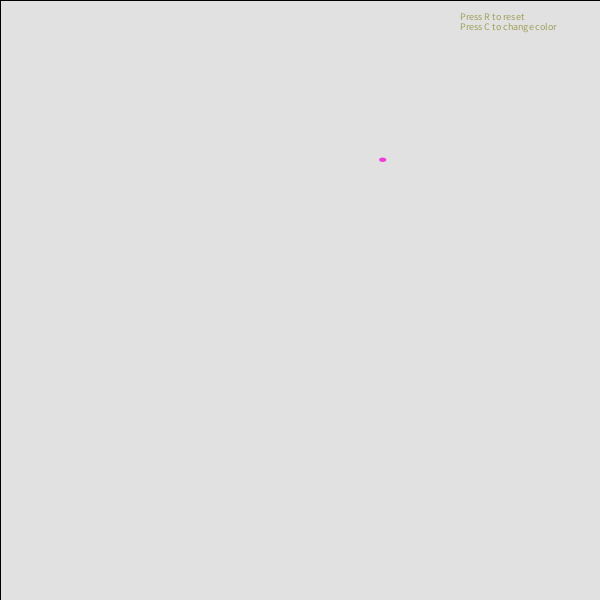
Frame 1 (no input)
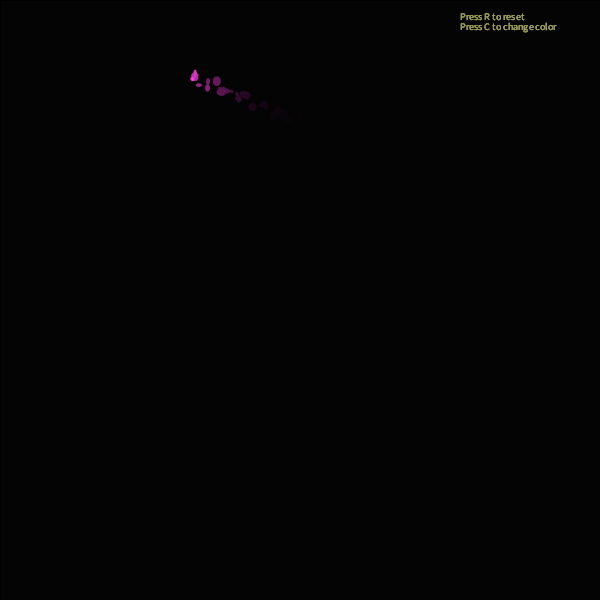
Frame 60 (the mouse pressed at the canvas centre just before this capture)
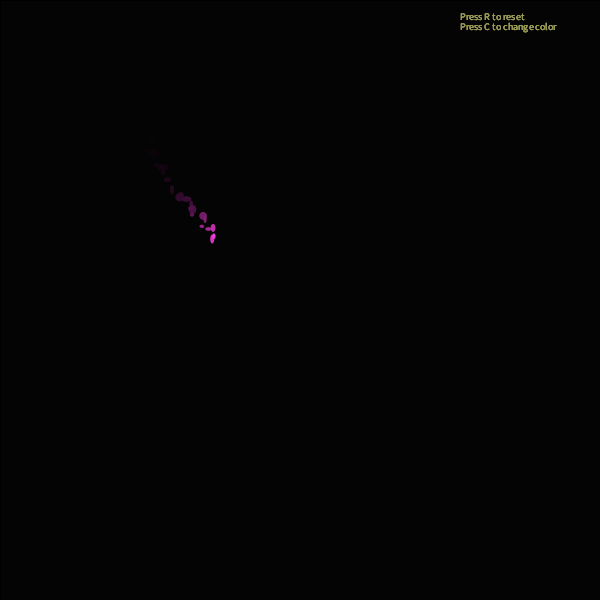
Frame 120 (the mouse held since frame 60 and released just before this capture)

The Processing sketch that drew these frames (run headless with seeded random() and noise(); from frame 60 on, the mouse is pressed at the canvas centre):

// Processing sketch: processing_94509
// ── processing_94509.pde

/*
 20061044 Ji Min Woong
 Digital Media Art Workshop @ Sogang University, 2013
 Assignment 3                                        */

Mover[] movers = new Mover[100];  //bug objects
int[] beaconsX = new int[100];    //array of X values of beacons
int[] beaconsY = new int[100];    //array of Y values of beacons

int max = 0; // actually means the number of bugs

void setup() {
  size(600, 600);
  //smooth();
  frameRate(60);
  background(255);
  /* making bug objects */
  for (int i = 0; i < movers.length; i++) {
    movers[i] = new Mover();
  }
}

void reset() {
  for (int i = 0; i < beaconsX.length; i++) {
    beaconsX[i] = 0;
    beaconsY[i] = 0;
  }
  for (int i = 0; i < movers.length; i++) {
    movers[i] = new Mover();
  }
  max = 0;
}

void draw() {

  /* on-screen intorduction */
  textSize(10);
  fill(180, 180, 100);
  text("Press R to reset", width - 140, 20); 
  text("Press C to change color", width - 140, 30);

  /* manage key press */
  if (keyPressed) {
    switch (key) {
    case 'r' : //call reset()
      reset();
      break;
    case 'c' : //change color
      movers[max].bugcolor = color(random(0, 255), random(0, 255), random(0, 255));
      break;
    default :
      break;
    }
  }

  /* rectangle to dessolve everything */
  fill(0, 30);
  rect(0, 0, width, height);

  /* update every movers(bugs) */
  for (int i = 0; i <= max; i++) {
    movers[i].update(i);
    movers[i].checkEdges();
    movers[i].display();
  }
}

void mouseClicked() {

  if (max < 99) {

    /* draw light beacon */
    fill(180, 170, 100);
    ellipse(mouseX, mouseY, 30, 30); 
    fill(200, 190, 100);
    ellipse(mouseX, mouseY, 15, 15); 

    /* set the beacon of index 'max' */
    beaconsX[max] = mouseX;
    beaconsY[max] = mouseY;
    max++;
  }
}


class Mover {
  PVector location;
  PVector velocity;
  PVector acceleration;
  float topspeed;
  color bugcolor;
  float speed;

  /* constructor */
  Mover() {
    location = new PVector (random(width), random(height));
    velocity = new PVector (0, 0);
    bugcolor = color(random(0, 255), random(0, 255), random(0, 255));
  }

  void update(int bIndex) {

    PVector dirVector;

    if (beaconsX[bIndex] != 0) //if there's an beacon for the bug of 'bIndex'
      dirVector = new PVector(beaconsX[bIndex], beaconsY[bIndex]);    //go to the beacon
    else    //if not
      dirVector = new PVector(mouseX, mouseY);    //track the mouse
    PVector dir = PVector.sub(dirVector, location);
    dir.normalize();
    dir.mult(0.3);
    acceleration = dir;

    velocity.add(acceleration);
    velocity.limit(4);
    location.add(velocity);
  }
  
  /* draw */
  void display() {
    noStroke();
    fill(bugcolor);
    pushMatrix();
    translate(random(-5, 5), random (-5, 5));
    ellipse(location.x, location.y, random(3, 10), random(3, 10));
    popMatrix();
  }
  
  /* removing edges */
  void checkEdges() {
    if (location.x > width)
      location.x = 0;
    else if (location.x < 0)
      location.x = width;
    if (location.y > height)
      location.y = 0;
    else if (location.y < 0)
      location.y = height;
  }
}
